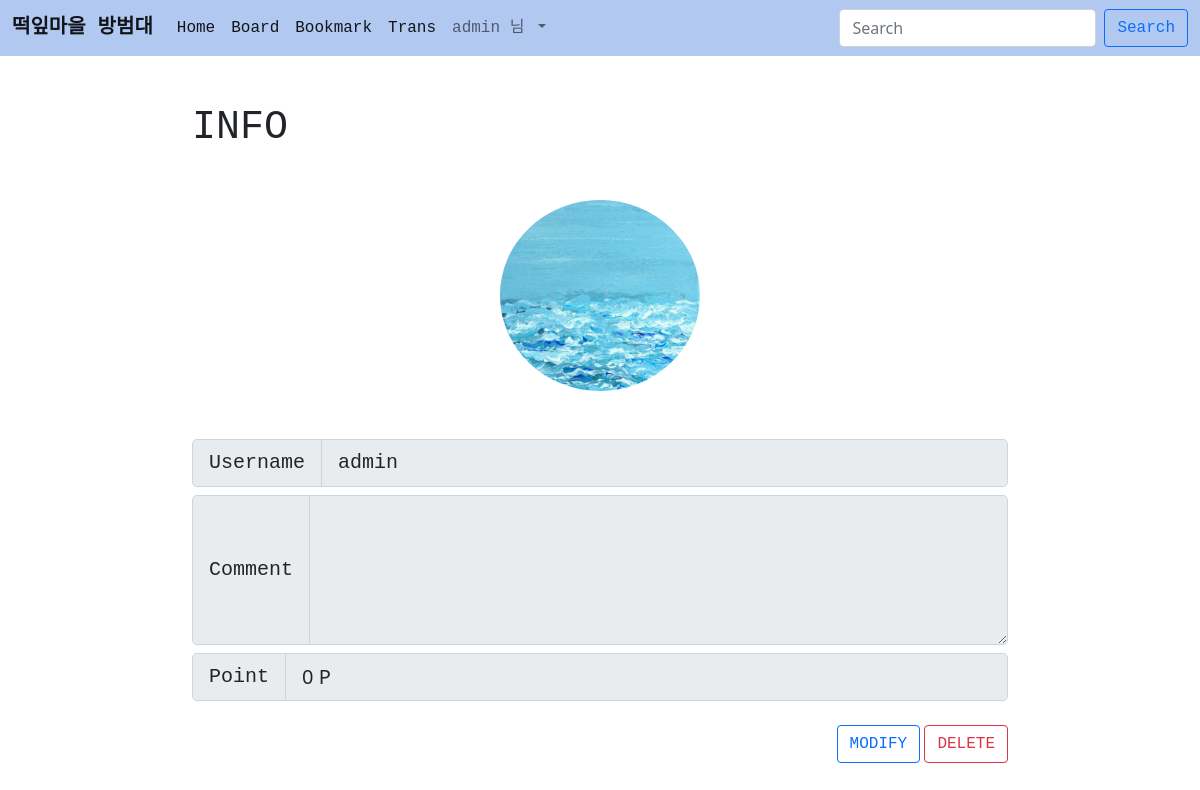
The page /acc/info (signed in) on the database its author committed.
### acc/models.py (models this page shows)
class User(AbstractUser):
    pic = models.ImageField(upload_to='usr')
    point = models.IntegerField(default = 0)
    comment = models.TextField(blank=True) #테이블에 속성 추가할 때 blank = True 해주기-> migraion해주기
    def getpic(self): #사진이 없는 경우
        if self.pic:
            return self.pic.url
        return "/media/no.png"

### acc/views.py (the view)
# urls.py: path('info', views.userinfo, name = "userinfo"),
def userinfo(request):
    return render(request, "acc/info.html")

### template/acc/info.html (shortened to what this page needs)
{% extends 'base.html' %}
{% block content %}
<div class="container mt-5 mb-5" style="width: 70%">
    <h1 class='jm'>INFO</h1>
    <div class = "mt-5 text-center">
        <img class = "rounded-circle" src = "{{ user.getpic }}" width = "200px">
    </div>
    <div class="input-group input-group-lg mt-5">
        <span class="input-group-text jm" id="inputGroup-sizing-lg">Username</span>
        <input type="text" class="form-control jm" disabled value = "{{ user.username }}" aria-label="Sizing example input" aria-describedby="inputGroup-sizing-lg">
    </div>
    <div class="input-group input-group-lg mt-2">
        <span class="input-group-text jm" id="inputGroup-sizing-lg" width = 100>Comment</span>
        <textarea class = "form-control jm" style = "height: 150px" disabled>{{ user.comment }}</textarea>
    </div>
    <div class="input-group input-group-lg mt-2">
        <span class="input-group-text jm" id="inputGroup-sizing-lg">Point</span>
        <input type="text" class="form-control" disabled value = "{{ user.point }} P" aria-label="Sizing example input" aria-describedby="inputGroup-sizing-lg">
    </div>
    <div class="mt-4 text-end mb-5">
        <a href = "{% url 'acc:usermod' %}"><button type="button" class="btn btn-outline-primary jm">MODIFY</button></a>
        <button type="button" class="btn btn-outline-danger jm" data-bs-toggle="modal" data-bs-target="#exampleModal">
            DELETE
        </button>
    </div>
</div>
{% endblock %}

### template/base.html (shortened to what this page needs)
<!doctype html>
<html lang="en">
    <head>
        <link href="https://cdn.jsdelivr.net/npm/bootstrap@5.1.3/dist/css/bootstrap.min.css" rel="stylesheet">
    </head>
    <body>
        {% if user.is_authenticated %}
        <nav class="navbar navbar-expand-lg navbar-light" style="background-color :rgb(177, 200, 241)">
            <div class="container-fluid">
                <a class="navbar-brand jm" href="#"><b>떡잎마을 방범대</b></a>
                <div class="collapse navbar-collapse" id="navbarSupportedContent">
                    <ul class="navbar-nav me-auto mb-2 mb-lg-0">
                        <li class="nav-item">
                            <a class="nav-link active jm" aria-current="page" href="#">Home</a>
                        </li>
                        <li class="nav-item">
                            <a class="nav-link active jm" aria-current="page" href="{% url 'home:home' %}">Board</a>
                        </li>
                        <li class="nav-item">
                            <a class="nav-link active jm" aria-current="page" href="{% url 'book:site' %}">Bookmark</a>
                        </li>
                        <li class="nav-item">
                            <a class="nav-link active jm" aria-current="page" href="{% url 'trans:index' %}">Trans</a>
                        </li>
                        <li class="nav-item dropdown">
                            <a class="nav-link dropdown-toggle jm" href="#" id="navbarDropdown" role="button" data-bs-toggle="dropdown" aria-expanded="false">
                            {{ user.username }} 님
                            </a>
                        </li>
                    </ul>
                    <form class="d-flex">
                        <input class="form-control me-2" type="search" placeholder="Search" aria-label="Search">
                        <button class="btn btn-outline-primary jm" type="submit">Search</button>
                    </form>
                </div>
            </div>
        </nav>
        {% endif %}
        {% block content %}
        {% endblock %}
    </body>
</html>

### template/base.html (style rules this page uses)
.jm { font-family: 'Nanum Gothic Coding', monospace; }

### rows shown on the page
User: username "admin", getpic (picture), point "0 P"
